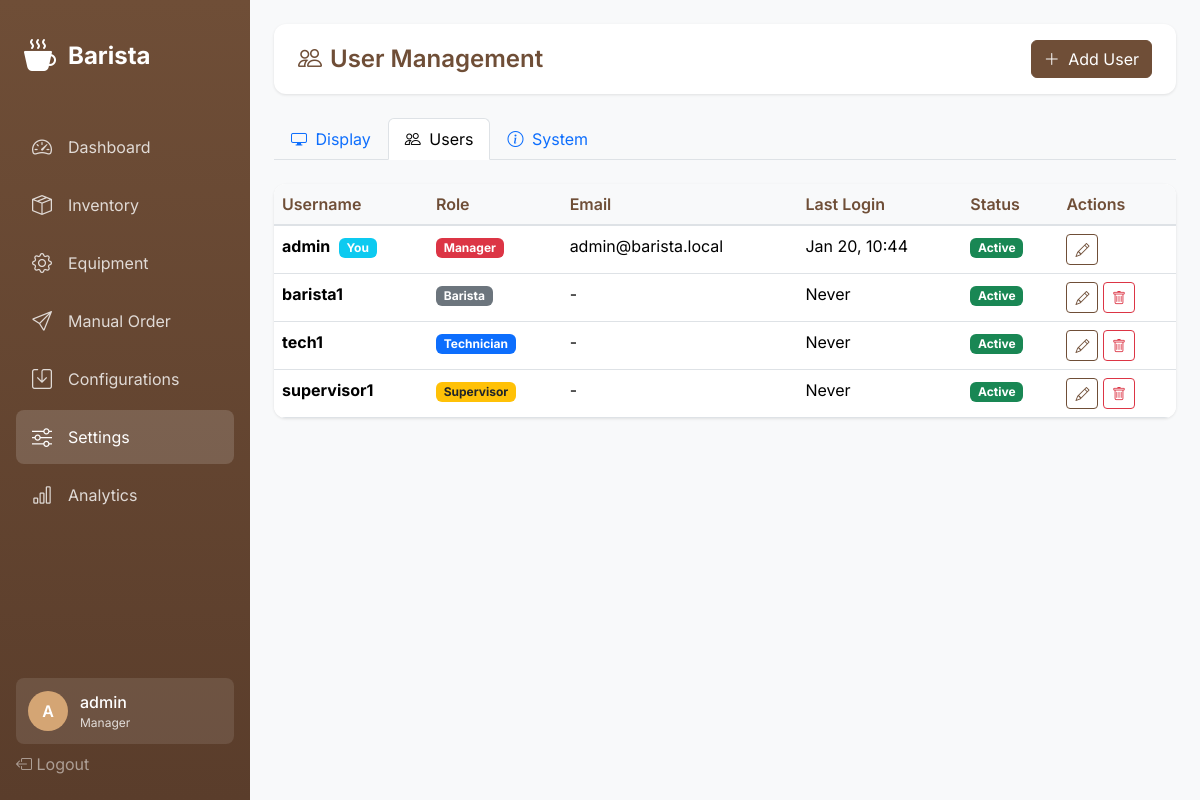
Screenshot of /settings/users/ (signed in) with the database file from the repository.
### barista_app/models.py (models this page shows, shortened)
class UserProfile(AbstractUser):
    ROLE_CHOICES = [
        ('barista', 'Barista'),
        ('technician', 'Technician'),
        ('supervisor', 'Supervisor'),
        ('manager', 'Manager'),
    ]
    role = models.CharField(max_length=20, choices=ROLE_CHOICES, default='barista')
    last_activity = models.DateTimeField(null=True, blank=True)
    class Meta:
        db_table = 'user_profiles'
    def can_manage_users(self):
        return self.role == 'manager'

### barista_app/views.py (the view)
# urls.py: path('settings/users/', views.settings_users, name='settings-users'),
@login_required
def settings_users(request):
    if not request.user.can_manage_users():
        messages.error(request, 'You do not have permission to manage users')
        return redirect('dashboard')
    users = UserProfile.objects.all()
    return render(request, 'barista/settings/users.html', {
        'users': users,
    })

### barista_app/templates/barista/settings/users.html (shortened to what this page needs)
{% extends 'barista/base.html' %}
{% block content %}
<div class="top-bar">
    <h1 class="page-title">
        <i class="bi bi-people me-2"></i>User Management
    </h1>
    <button class="btn btn-primary" onclick="showAddUserModal()">
        <i class="bi bi-plus-lg me-1"></i> Add User
    </button>
</div>
<ul class="nav nav-tabs mb-4">
    <li class="nav-item">
        <a class="nav-link" href="{% url 'settings-display' %}">
            <i class="bi bi-display me-1"></i> Display
        </a>
    </li>
    <li class="nav-item">
        <a class="nav-link active" href="{% url 'settings-users' %}">
            <i class="bi bi-people me-1"></i> Users
        </a>
    </li>
    <li class="nav-item">
        <a class="nav-link" href="{% url 'settings-system' %}">
            <i class="bi bi-info-circle me-1"></i> System
        </a>
    </li>
</ul>
<div class="card">
    <div class="card-body p-0">
        <div class="table-responsive">
            <table class="table table-hover mb-0">
                <thead>
                    <tr>
                        <th>Username</th>
                        <th>Role</th>
                        <th>Email</th>
                        <th>Last Login</th>
                        <th>Status</th>
                        <th>Actions</th>
                    </tr>
                </thead>
                <tbody>
                    {% for u in users %}
                    <tr>
                        <td>
                            <strong>{{ u.username }}</strong>
                            {% if u.id == user.id %}
                            <span class="badge bg-info ms-1">You</span>
                            {% endif %}
                        </td>
                        <td>
                            <span class="badge
                                {% if u.role == 'manager' %}bg-danger
                                {% elif u.role == 'supervisor' %}bg-warning text-dark
                                {% elif u.role == 'technician' %}bg-primary
                                {% else %}bg-secondary{% endif %}">
                                {{ u.get_role_display }}
                            </span>
                        </td>
                        <td>{{ u.email|default:"-" }}</td>
                        <td>{{ u.last_login|date:"M d, H:i"|default:"Never" }}</td>
                        <td>
                            {% if u.is_active %}
                            <span class="badge bg-success">Active</span>
                            {% else %}
                            <span class="badge bg-secondary">Inactive</span>
                            {% endif %}
                        </td>
                        <td>
                            <button class="btn btn-sm btn-outline-primary" onclick="editUser({{ u.id }})">
                                <i class="bi bi-pencil"></i>
                            </button>
                            {% if u.id != user.id %}
                            <button class="btn btn-sm btn-outline-danger" onclick="deleteUser({{ u.id }}, '{{ u.username }}')">
                                <i class="bi bi-trash"></i>
                            </button>
                            {% endif %}
                        </td>
                    </tr>
                    {% endfor %}
                </tbody>
            </table>
        </div>
    </div>
</div>
{% endblock %}

### barista_app/templates/barista/base.html (shortened to what this page needs)
{% load static %}
<!DOCTYPE html>
<html lang="en" data-bs-theme="light">
<head>
    <link href="https://cdn.jsdelivr.net/npm/bootstrap@5.3.2/dist/css/bootstrap.min.css" rel="stylesheet">
    <link href="https://cdn.jsdelivr.net/npm/bootstrap-icons@1.11.1/font/bootstrap-icons.css" rel="stylesheet">
</head>
<body>
    {% if user.is_authenticated %}
    <nav class="sidebar">
        <a href="{% url 'dashboard' %}" class="sidebar-brand">
            <i class="bi bi-cup-hot-fill"></i>
            <span>Barista</span>
        </a>
        <ul class="sidebar-nav">
            <li class="nav-item">
                <a href="{% url 'dashboard' %}" class="nav-link {% if request.resolver_match.url_name == 'dashboard' %}active{% endif %}">
                    <i class="bi bi-speedometer2"></i>
                    <span>Dashboard</span>
                </a>
            </li>
            <li class="nav-item">
                <a href="{% url 'inventory-dashboard' %}" class="nav-link {% if 'inventory' in request.path %}active{% endif %}">
                    <i class="bi bi-box-seam"></i>
                    <span>Inventory</span>
                </a>
            </li>
            <li class="nav-item">
                <a href="{% url 'equipment-overview' %}" class="nav-link {% if 'equipment' in request.path %}active{% endif %}">
                    <i class="bi bi-gear"></i>
                    <span>Equipment</span>
                </a>
            </li>
            <li class="nav-item">
                <a href="{% url 'manual-order' %}" class="nav-link {% if request.resolver_match.url_name == 'manual-order' %}active{% endif %}">
                    <i class="bi bi-send"></i>
                    <span>Manual Order</span>
                </a>
            </li>
            <li class="nav-item">
                <a href="{% url 'configurations-list' %}" class="nav-link {% if 'configurations' in request.path %}active{% endif %}">
                    <i class="bi bi-save"></i>
                    <span>Configurations</span>
                </a>
            </li>
            <li class="nav-item">
                <a href="{% url 'settings-display' %}" class="nav-link {% if 'settings' in request.path %}active{% endif %}">
                    <i class="bi bi-sliders"></i>
                    <span>Settings</span>
                </a>
            </li>
            <li class="nav-item">
                <a href="{% url 'analytics-overview' %}" class="nav-link {% if 'analytics' in request.path %}active{% endif %}">
                    <i class="bi bi-bar-chart"></i>
                    <span>Analytics</span>
                </a>
            </li>
        </ul>
        <div class="sidebar-footer">
            <div class="user-info">
                <div class="user-avatar">
                    {{ user.username|slice:":1"|upper }}
                </div>
                <div class="user-details">
                    <div class="user-name">{{ user.username }}</div>
                    <div class="user-role">{{ user.get_role_display }}</div>
                </div>
            </div>
            <a href="{% url 'logout' %}" class="nav-link text-white-50">
                <i class="bi bi-box-arrow-left"></i>
                <span>Logout</span>
            </a>
        </div>
    </nav>
    {% endif %}
    <main class="main-content {% if not user.is_authenticated %}ms-0{% endif %}">
        {% block content %}{% endblock %}
    </main>
</body>
</html>

### barista_app/templates/barista/base.html (style rules this page uses)
:root { --sidebar-width: 250px; --primary-color: #6f4e37; --secondary-color: #c4a484; --accent-color: #d4a574; }
* { font-family: 'Inter', sans-serif; }
body { background-color: #f8f9fa; min-height: 100vh; }
.sidebar { position: fixed; top: 0; left: 0; height: 100vh; width: var(--sidebar-width); background: linear-gradient(180deg, var(--primary-color) 0%, #5a3d2b 100%); padding: 1.5rem 1rem; z-index: 1000; transition: transform 0.3s ease; }
.sidebar-brand { color: white; font-size: 1.5rem; font-weight: 700; text-decoration: none; display: flex; align-items: center; gap: 0.75rem; padding: 0.5rem; margin-bottom: 2rem; }
.sidebar-brand i { font-size: 2rem; }
.sidebar-nav { list-style: none; padding: 0; margin: 0; }
.sidebar-nav .nav-item { margin-bottom: 0.25rem; }
.sidebar-nav .nav-link { color: rgba(255, 255, 255, 0.8); padding: 0.75rem 1rem; border-radius: 0.5rem; display: flex; align-items: center; gap: 0.75rem; text-decoration: none; transition: all 0.2s; }
.sidebar-nav .nav-link:hover, .sidebar-nav .nav-link.active { background: rgba(255, 255, 255, 0.15); color: white; }
.sidebar-nav .nav-link i { font-size: 1.25rem; width: 1.5rem; }
.sidebar-footer { position: absolute; bottom: 1.5rem; left: 1rem; right: 1rem; }
.user-info { background: rgba(255, 255, 255, 0.1); border-radius: 0.5rem; padding: 0.75rem; color: white; display: flex; align-items: center; gap: 0.75rem; margin-bottom: 0.5rem; }
.user-avatar { width: 40px; height: 40px; border-radius: 50%; background: var(--accent-color); display: flex; align-items: center; justify-content: center; font-weight: 600; }
.user-details { flex: 1; overflow: hidden; }
.user-name { font-weight: 500; white-space: nowrap; overflow: hidden; text-overflow: ellipsis; }
.user-role { font-size: 0.75rem; opacity: 0.8; }
.main-content { margin-left: var(--sidebar-width); padding: 1.5rem; min-height: 100vh; }
.top-bar { background: white; border-radius: 0.75rem; padding: 1rem 1.5rem; margin-bottom: 1.5rem; display: flex; justify-content: space-between; align-items: center; box-shadow: 0 1px 3px rgba(0,0,0,0.1); }
.page-title { font-size: 1.5rem; font-weight: 600; color: var(--primary-color); margin: 0; }
.card { border: none; border-radius: 0.75rem; box-shadow: 0 1px 3px rgba(0,0,0,0.1); }
.btn-primary { background: var(--primary-color); border-color: var(--primary-color); }
.btn-outline-primary { color: var(--primary-color); border-color: var(--primary-color); }
.table { background: white; border-radius: 0.75rem; overflow: hidden; }
.table thead th { background: #f8f9fa; border-bottom: 2px solid #dee2e6; font-weight: 600; color: var(--primary-color); }

### rows the page displays
UserProfile: username "A", username "admin", role "Manager", shows "You", email "admin@barista.local", last_login "Jan 20, 10:44", is_active "Active"
UserProfile: username "barista1", role "Barista", email "-", last_login "Never", is_active "Active"
UserProfile: username "tech1", role "Technician", email "-", last_login "Never", is_active "Active"
UserProfile: username "supervisor1", role "Supervisor", email "-", last_login "Never", is_active "Active"
